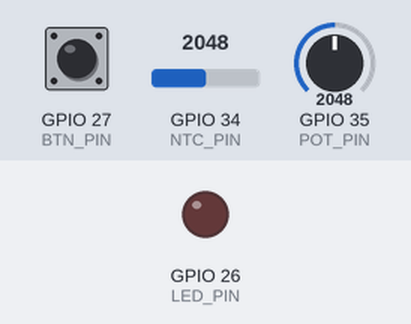
The program below on a simulated ESP32. Shown: output pins drawn as LEDs (lit = HIGH). The inputs (shaded band) are chosen by the test bench; at power-on: GPIO 27 (BTN_PIN) HIGH, GPIO 35 (POT_PIN) = 2048, GPIO 34 (NTC_PIN) = 2048. WiFi joins after 1.5 s; servers stay silent unless stated; no MQTT or app messages arrive unless stated; what the program prints to the serial monitor is not drawn.

Above: at 2.7 s.
2.8 s: GPIO 27 (BTN_PIN) pulled LOW for 0.15 s
4.4 s: GPIO 35 (POT_PIN) set to 2254
5.9 s: GPIO 35 (POT_PIN) set to 2376
At 6.2 s:
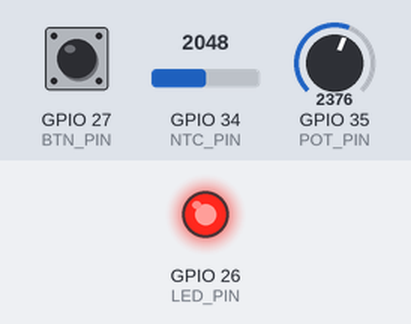
7.4 s: GPIO 27 (BTN_PIN) pulled LOW for 1 s
At 8.7 s:
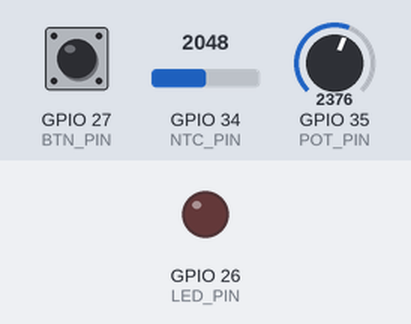
9.9 s: GPIO 27 (BTN_PIN) pulled LOW for 3.2 s
At 10.6 s:
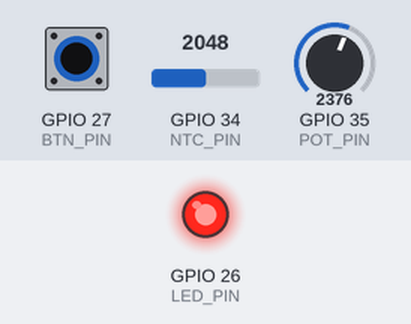
14.6 s: GPIO 35 (POT_PIN) set to 2047
At 15.2 s:
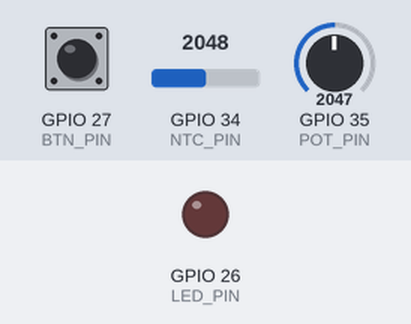
Timing chart, 0 to 17.1 s (numbered marks = the images above; inputs shaded):
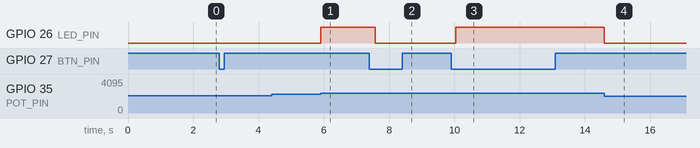

The program:

main.cpp
```cpp
#include <WiFi.h>
#include <PubSubClient.h>
#include <ArduinoJson.h>

// ========= CONFIGURAÇÕES DE REDE E BROKER =========
const char* ssid = "Wokwi-GUEST";            // Nome da rede WiFi
const char* password = "";                   // Senha da rede WiFi
const char* mqtt_server = "broker.hivemq.com"; // Endereço do Broker MQTT gratuito

WiFiClient espClient;                        // Cliente WiFi do ESP32
PubSubClient client(espClient);              // Cliente MQTT que utiliza o cliente WiFi

// ========= DEFINIÇÃO DOS PINOS (HARDWARE) =========
#define NTC_PIN 34  // Sensor de Temperatura (Analógico)
#define POT_PIN 35  // Potenciômetro para ajustar o Setpoint (Analógico)
#define LED_PIN 26  // LED que representa a Resistência de aquecimento
#define BTN_PIN 27  // Botão de pressão para ligar/desligar o sistema

// ========= VARIÁVEIS DE CONTROLE DO SISTEMA =========
float temperatura = 0;       // Armazena a leitura atual do sensor
float setpoint = 180;        // Temperatura alvo desejada
bool fornoLigado = false;    // Estado geral do forno (ligado/desligado pelo botão)
bool resistencia = false;    // Estado da resistência (ligada/desligada pelo termostato)
float histerese = 2.0;       // Margem de erro para evitar que a resistência ligue/desligue freneticamente

// ========= VARIÁVEIS DE TEMPO E ESTADO =========
unsigned long ultimoEnvio = 0;      // Armazena o tempo do último envio MQTT
const long intervalo = 2000;        // Tempo de espera entre envios (2 segundos)
bool estadoAnteriorBotao = HIGH;    // Armazena o estado anterior do botão para detectar o clique

// ========= FUNÇÃO: CONEXÃO WIFI =========
void conectarWiFi() {
  Serial.print("Conectando ao WiFi");
  WiFi.begin(ssid, password);
  while (WiFi.status() != WL_CONNECTED) {
    delay(500);
    Serial.print("."); // Feedback visual enquanto tenta conectar
  }
  Serial.println("\nWiFi conectado!");
}

// ========= FUNÇÃO: CONEXÃO MQTT =========
void conectarMQTT() {
  // Loop que tenta conectar ao Broker até conseguir
  while (!client.connected()) {
    Serial.println("Conectando ao MQTT...");
    // Tenta conectar com um ID de cliente único
    if (client.connect("forno_talles_simples")) {
      Serial.println("MQTT conectado!");
    } else {
      delay(2000); // Espera 2 segundos antes de tentar novamente
    }
  }
}

// ========= FUNÇÃO: LEITURA DOS SENSORES =========
float lerTemperatura() {
  // Lê o valor analógico (0-4095) e mapeia para a faixa de 20°C a 300°C
  return map(analogRead(NTC_PIN), 0, 4095, 20, 300);
}

// ========= FUNÇÃO: LÓGICA DO TERMOSTATO =========
void controlarForno() {
  // Se o botão geral estiver desligado, a resistência deve estar desligada sempre
  if (!fornoLigado) {
    resistencia = false;
  } else {
    // Lógica com Histerese:
    // Liga se estiver abaixo do setpoint (com margem)
    if (temperatura < setpoint - histerese) resistencia = true;
    // Desliga se estiver acima do setpoint (com margem)
    if (temperatura > setpoint + histerese) resistencia = false;
  }
  // Ativa ou desativa o pino físico do LED/Resistência
  digitalWrite(LED_PIN, resistencia);
}

// ========= FUNÇÃO: ENVIO DE DADOS (JSON) =========
void enviarTelemetria() {
  StaticJsonDocument<200> doc;

  // Monta o objeto JSON com os dados atuais
  doc["temperatura"] = (int)temperatura;
  doc["setpoint"] = (int)setpoint;
  doc["forno"] = fornoLigado;
  doc["resistencia"] = resistencia;

  char jsonBuffer[200];
  serializeJson(doc, jsonBuffer); // Converte o objeto para texto (string)

  // Publica no tópico de telemetria
  client.publish("talles/forno/telemetria", jsonBuffer);

  // Exibe o status formatado no Monitor Serial para depuração
  Serial.println("------------ STATUS DO FORNO ------------");
  Serial.print("Temperatura Atual: "); Serial.print(temperatura); Serial.println(" °C");
  Serial.print("Setpoint: ");          Serial.print(setpoint);    Serial.println(" °C");
  Serial.print("Forno Ligado: ");      Serial.println(fornoLigado ? "SIM" : "NAO");
  Serial.print("Resistencia Ativa: "); Serial.println(resistencia ? "SIM" : "NAO");
  Serial.print("JSON Enviado: ");      Serial.println(jsonBuffer);
  Serial.println("------------------------------------------\n");
}

// ========= SETUP: CONFIGURAÇÃO INICIAL =========
void setup() {
  Serial.begin(115200);

  pinMode(LED_PIN, OUTPUT);
  // INPUT_PULLUP ativa o resistor interno. O botão deve ligar o pino ao GND.
  pinMode(BTN_PIN, INPUT_PULLUP);

  conectarWiFi();
  client.setServer(mqtt_server, 1883); // Configura o servidor e a porta do MQTT
}

// ========= LOOP: EXECUÇÃO CONTÍNUA =========
void loop() {
  // Garante que o MQTT esteja sempre conectado
  if (!client.connected()) conectarMQTT();
  client.loop(); // Mantém a comunicação interna com o broker ativa

  // --- 1. DETECÇÃO DE CLIQUE DO BOTÃO ---
  bool estadoAtualBotao = digitalRead(BTN_PIN);

  // Só entra aqui se o botão for apertado AGORA (evita repetir a ação se segurar o botão)
  if (estadoAtualBotao == LOW && estadoAnteriorBotao == HIGH) {
    fornoLigado = !fornoLigado; // Inverte o estado (liga se estava desligado e vice-versa)

    if (fornoLigado) {
      Serial.println("SISTEMA LIGADO");
      client.publish("talles/forno/status", "LIGADO");
    } else {
      Serial.println("SISTEMA DESLIGADO");
      client.publish("talles/forno/status", "DESLIGADO");
      // Envia uma última telemetria para atualizar o Dashboard com o estado "desligado"
      enviarTelemetria();
    }
    delay(150); // Debounce: pequeno tempo para ignorar ruído elétrico do botão
  }
  estadoAnteriorBotao = estadoAtualBotao;

  // --- 2. ATUALIZAÇÃO DOS SENSORES E CONTROLE ---
  temperatura = lerTemperatura();
  // Ajusta o setpoint via potenciômetro (faixa de 50°C a 250°C)
  setpoint = map(analogRead(POT_PIN), 0, 4095, 50, 250);
  controlarForno();

  // --- 3. ENVIO TEMPORIZADO (ESTILO MULTITAREFA) ---
  unsigned long tempoAtual = millis();
  // Só envia dados repetitivos se o forno estiver LIGADO e o tempo de intervalo passou
  if (fornoLigado && (tempoAtual - ultimoEnvio >= intervalo)) {
    ultimoEnvio = tempoAtual;
    enviarTelemetria();
  }
}
```

Measured:
- the behaviour switches between 2313 and 2314 on GPIO 35 (POT_PIN) (found by bisection; images 0 and 1)
- after the input at 2.8 s, every drawn part: stays the same
- after the input at 4.4 s, every drawn part: stays the same
- after the input at 5.9 s, GPIO 26 (LED_PIN): LOW → HIGH at once
- after the input at 7.4 s, GPIO 26 (LED_PIN): HIGH → LOW after 0.17 s
- after the input at 9.9 s, GPIO 26 (LED_PIN): LOW → HIGH after 0.15 s
- after the input at 14.6 s, GPIO 26 (LED_PIN): HIGH → LOW at once
